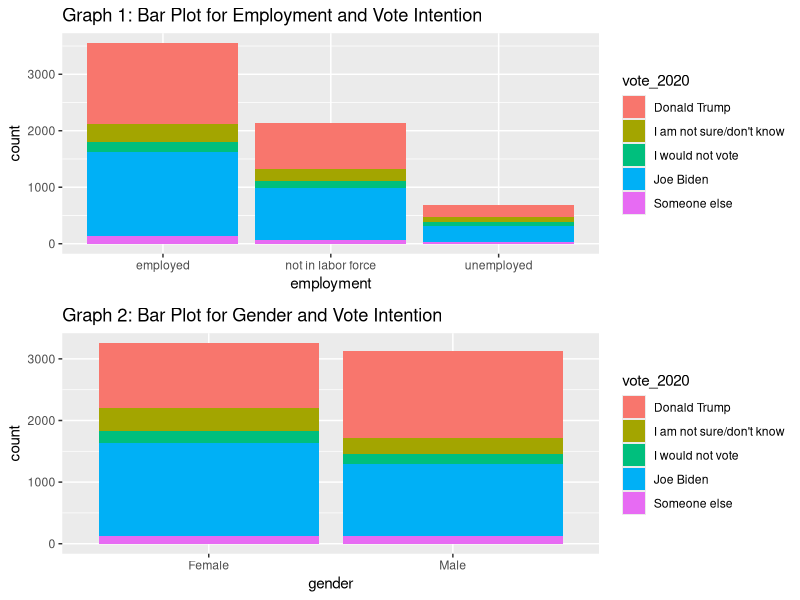

This chart was generated by the following R code:
## ---- chunk 1
library(tidyverse)
library(gridExtra)
library(broom)

# Loading in the cleaned survey Data

survey_data <- read_csv("survey_data.csv")

# Loading in the cleaned census Data
census_data <- read_csv("census_data.csv")

## ---- chunk 2
attach(survey_data)

# build the model
logitm <- glm(vote_trump~as.factor(employment)+as.factor(gender)+as.factor(race_ethnicity)+as.factor(household_income)+as.factor(education)+as.factor(age_group), family = "binomial")

logitmb <- glm(vote_biden~as.factor(employment)+as.factor(gender)+as.factor(race_ethnicity)+as.factor(household_income)+as.factor(education)+as.factor(age_group), family = "binomial")

detach(survey_data)
## ---- chunk 3
# Find estimate for log odds for each cell
census_data$logodds_estimate <-
  logitm %>%
  predict(newdata = census_data)

# convert the log odds into probabilities
census_data$estimate <-
  exp(census_data$logodds_estimate)/(1+exp(census_data$logodds_estimate))

# yield estimates for each cell than aggregate to find the final estimate
yps <- census_data %>%
  mutate(alp_predict_prop = estimate*n) %>%
  summarise(alp_predict = sum(alp_predict_prop)/sum(n))
yps

### results for voting Biden
census_data$logodds_estimate_b <-
  logitmb %>%
  predict(newdata = census_data)

# convert the log odds into probabilities
census_data$estimate_b <-
  exp(census_data$logodds_estimate_b)/(1+exp(census_data$logodds_estimate_b))

# yield estimates for each cell than aggregate to find the final estimate
yps_b <- census_data %>%
  mutate(alp_predict_prop_b = estimate_b*n) %>%
  summarise(alp_predict_b = sum(alp_predict_prop_b)/sum(n))
yps_b
## ---- chunk 4
# model output in a tidy table
trump_result <- broom::tidy(logitm)
head(trump_result)
yps
## ---- chunk 5
biden_result <- broom::tidy(logitmb)
head(biden_result)
yps_b
## ---- chunk 6
# filter NA's in the relevant variables
survey_data <- survey_data %>% 
  filter(!is.na(employment)) %>%
  filter(!is.na(gender)) %>% 
  filter(!is.na(vote_trump)) %>% 
  filter(!is.na(vote_biden))

# plot bar plot for employment vs. vote intention 
plot1<- survey_data %>% 
  ggplot(aes(x = employment, fill = vote_2020))+
  geom_bar()+
  labs(title = "Graph 1: Bar Plot for Employment and Vote Intention")

# plot bar plot for gender vs. vote intention
plot2 <- survey_data%>% 
  ggplot(aes(x = gender, fill = vote_2020))+
  geom_bar()+
  labs(title = "Graph 2: Bar Plot for Gender and Vote Intention")
grid.arrange(plot1, plot2, nrow=2)
## ---- chunk 7
# calculate proportion of people voting for Trump or Biden within each employment group
emp_t <- survey_data %>% 
  group_by(employment) %>% 
  summarise(vote_t = mean(vote_trump))

emp_b <- survey_data %>% 
  group_by(employment) %>% 
  summarise(vote_b = mean(vote_biden))
vote_b = emp_b$vote_b
cbind(emp_t, vote_b)
## ---- chunk 8
# display the table for proportion of people in different gender group that would for Trump/Biden
gender_t <- survey_data %>% 
  group_by(gender) %>% 
  summarise(vote_t = mean(vote_trump))

gender_b <- survey_data %>% 
  group_by(gender) %>% 
  summarise(vote_b = mean(vote_biden))
vote_b1 <- gender_b$vote_b
cbind(gender_t, vote_b1)
## ---- chunk 9
head(census_data)
## ---- chunk 10
# print the full output of our model
print(trump_result, n = 50)
## ---- chunk 11
print(biden_result, n = 50)
